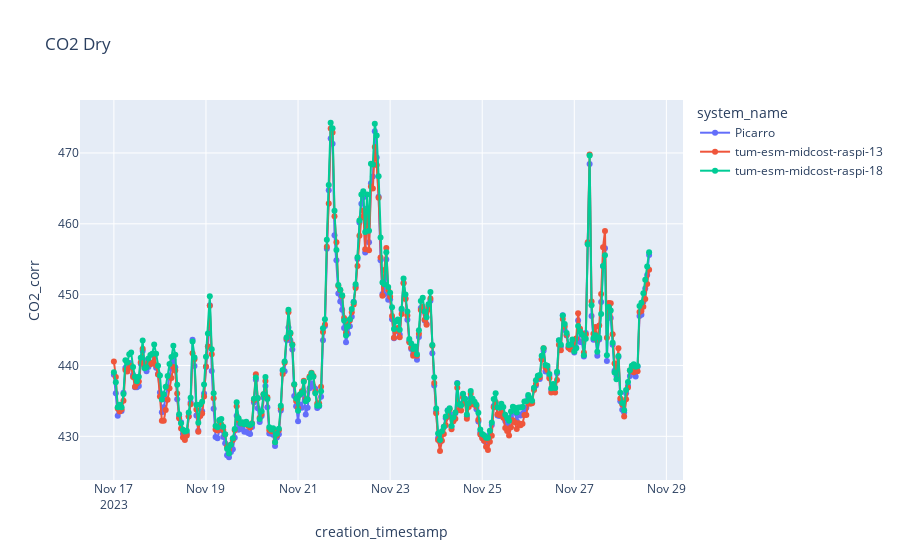
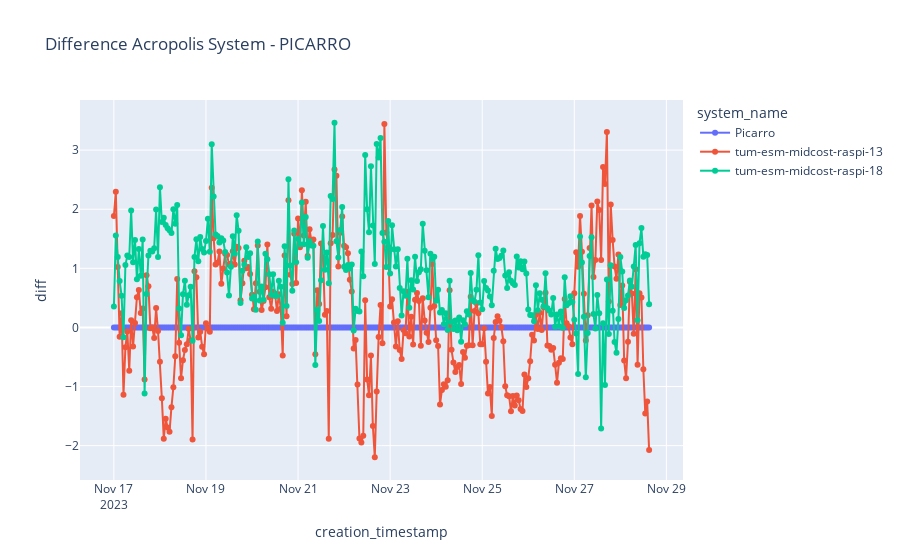

Notebook code for these charts, in order:
### Code cell
import plotly.express as px

fig = px.line(df_cal_corr_agg, x="creation_timestamp", y=f"CO2_corr", markers=True, title = "CO2 Dry", color="system_name")
fig.show()

fig = px.line(df_cal_corr_agg, x="creation_timestamp", y=f"diff", markers=True, title = "Difference Acropolis System - PICARRO", color="system_name")
fig.show()

### Figure 1 — Plotly figure (JSON) as saved in the notebook; plotly's stock layout.template omitted (floating-point values rounded to 4 significant figures; data arrays with more than 128 entries replaced by an {"elided": "..."} marker saying what was removed)
{"data": [{"hovertemplate": "system_name=Picarro<br>creation_timestamp=%{x}<br>CO2_corr=%{y}<extra></extra>", "legendgroup": "Picarro", "line": {"color": "#636efa", "dash": "solid"}, "marker": {"symbol": "circle"}, "mode": "markers+lines", "name": "Picarro", "orientation": "v", "showlegend": true, "type": "scatter", "x": {"elided": "280 str values"}, "xaxis": "x", "y": {"elided": "280 float values"}, "yaxis": "y"}, {"hovertemplate": "system_name=tum-esm-midcost-raspi-13<br>creation_timestamp=%{x}<br>CO2_corr=%{y}<extra></extra>", "legendgroup": "tum-esm-midcost-raspi-13", "line": {"color": "#EF553B", "dash": "solid"}, "marker": {"symbol": "circle"}, "mode": "markers+lines", "name": "tum-esm-midcost-raspi-13", "orientation": "v", "showlegend": true, "type": "scatter", "x": {"elided": "280 str values"}, "xaxis": "x", "y": {"elided": "280 float values"}, "yaxis": "y"}, {"hovertemplate": "system_name=tum-esm-midcost-raspi-18<br>creation_timestamp=%{x}<br>CO2_corr=%{y}<extra></extra>", "legendgroup": "tum-esm-midcost-raspi-18", "line": {"color": "#00cc96", "dash": "solid"}, "marker": {"symbol": "circle"}, "mode": "markers+lines", "name": "tum-esm-midcost-raspi-18", "orientation": "v", "showlegend": true, "type": "scatter", "x": {"elided": "280 str values"}, "xaxis": "x", "y": {"elided": "280 float values"}, "yaxis": "y"}], "layout": {"legend": {"title": {"text": "system_name"}, "tracegroupgap": 0}, "title": {"text": "CO2 Dry"}, "xaxis": {"anchor": "y", "domain": [0, 1], "title": {"text": "creation_timestamp"}}, "yaxis": {"anchor": "x", "domain": [0, 1], "title": {"text": "CO2_corr"}}}}

### Figure 2 — Plotly figure (JSON) as saved in the notebook; plotly's stock layout.template omitted (floating-point values rounded to 4 significant figures; data arrays with more than 128 entries replaced by an {"elided": "..."} marker saying what was removed)
{"data": [{"hovertemplate": "system_name=Picarro<br>creation_timestamp=%{x}<br>diff=%{y}<extra></extra>", "legendgroup": "Picarro", "line": {"color": "#636efa", "dash": "solid"}, "marker": {"symbol": "circle"}, "mode": "markers+lines", "name": "Picarro", "orientation": "v", "showlegend": true, "type": "scatter", "x": {"elided": "280 str values"}, "xaxis": "x", "y": {"elided": "280 int values"}, "yaxis": "y"}, {"hovertemplate": "system_name=tum-esm-midcost-raspi-13<br>creation_timestamp=%{x}<br>diff=%{y}<extra></extra>", "legendgroup": "tum-esm-midcost-raspi-13", "line": {"color": "#EF553B", "dash": "solid"}, "marker": {"symbol": "circle"}, "mode": "markers+lines", "name": "tum-esm-midcost-raspi-13", "orientation": "v", "showlegend": true, "type": "scatter", "x": {"elided": "280 str values"}, "xaxis": "x", "y": {"elided": "280 float values"}, "yaxis": "y"}, {"hovertemplate": "system_name=tum-esm-midcost-raspi-18<br>creation_timestamp=%{x}<br>diff=%{y}<extra></extra>", "legendgroup": "tum-esm-midcost-raspi-18", "line": {"color": "#00cc96", "dash": "solid"}, "marker": {"symbol": "circle"}, "mode": "markers+lines", "name": "tum-esm-midcost-raspi-18", "orientation": "v", "showlegend": true, "type": "scatter", "x": {"elided": "280 str values"}, "xaxis": "x", "y": {"elided": "280 float values"}, "yaxis": "y"}], "layout": {"legend": {"title": {"text": "system_name"}, "tracegroupgap": 0}, "title": {"text": "Difference Acropolis System - PICARRO"}, "xaxis": {"anchor": "y", "domain": [0, 1], "title": {"text": "creation_timestamp"}}, "yaxis": {"anchor": "x", "domain": [0, 1], "title": {"text": "diff"}}}}
